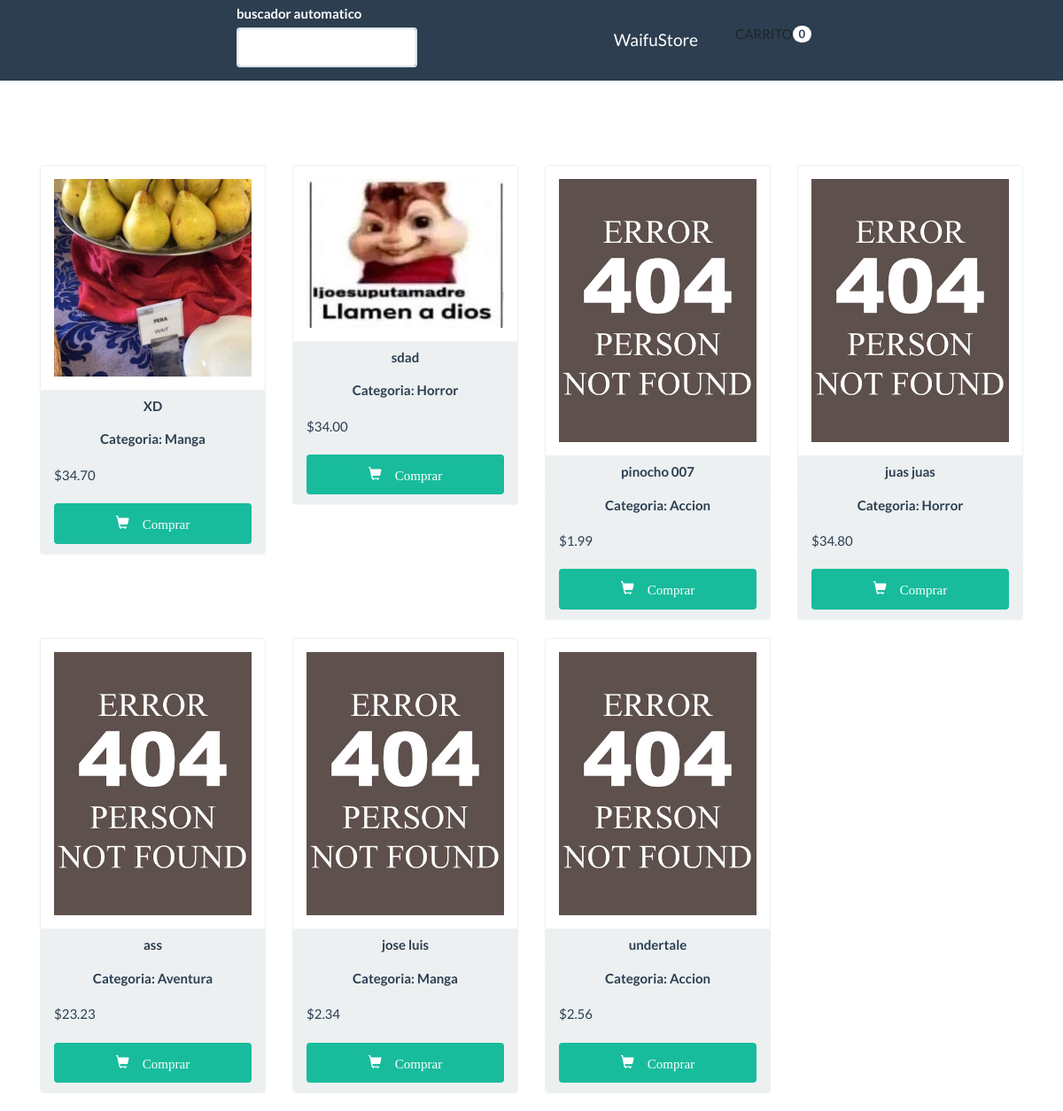
The app's page /usersPage.php with its own data.
### tables this page shows
CREATE TABLE `books` (
  `id_books` int(11) NOT NULL AUTO_INCREMENT,
  `book_name` varchar(45) NOT NULL,
  `book_category` varchar(45) NOT NULL,
  `book_price` decimal(10,2) NOT NULL,
  `book_description` varchar(1500) DEFAULT NULL,
  `book_img` varchar(2000) DEFAULT NULL,
  PRIMARY KEY (`id_books`)
);

### usersPage.php (the view, shortened to what this page needs)
<!DOCTYPE html>
<html lang="en">
  <head>
    <link href="https://cdn.jsdelivr.net/npm/bootstrap@5.2.1/dist/css/bootstrap.min.css" rel="stylesheet">
    <link rel="stylesheet" href="prueba\tienda-online\assets\css\bootstrap.min.css">
    <link rel="stylesheet" href="prueba\tienda-online\assets\css\estilos.css">
  </head>
  <body>
    <nav class="navbar navbar-default navbar-fixed-top">
      <div class="container">
        <div class="mb-3">
          <label class="text-white">buscador automatico</label>
          <input onKeyUp="buscar_ahora($('#buscar').val())" type="text" class="form-control" id="buscar" name="buscar">
        </div>
        <div class="navbar-header">
          <a class="navbar-brand" href="index.php">WaifuStore</a>
          <a href="" class="btn">CARRITO<span class="badge">0</span></a>
        </div>
      </div>
    </nav>
    <br>
    <br>
    <br>
    <br>
    <div class="container" id="main">
        <div class="row">
        <?php
                    include_once('modelos/conexion.php');
                    $sql = $connect->query("SELECT * FROM books");
                    while ($datos = $sql->fetch_object()) { ?>
                       <div class="col-md-3">
                  <div class="panel panel-default">
                    <div class="panel-body">
                      <?php
                          $foto = 'img/'.$datos->book_img;
                          $tipo = explode(".", $datos->book_img);
                          if(file_exists($foto) and strtolower(end($tipo)) =="png" or strtolower(end($tipo)) =="jpg"){
                        ?>
                          <img src="<?php print $foto; ?>" class="img-responsive">
                      <?php }elseif(file_exists($foto) and strtolower(end($tipo)) =="mp4"){?>
                        <video src="<?php print $foto; ?>" class="img-responsive" controls></video>
                         <?php }else{?>
                        <img src="assets/imagenes/not-found.jpg" class="img-responsive">
                      <?php }?>
                    </div>
                    <div class="panel-heading">
                      <h1 class="text-center titulo-pelicula"><?= $datos->book_name ?></h1>
                    </div>
                    <div class="panel-heading">
                      <h1 class="text-center titulo-pelicula">Categoria: <?= $datos->book_category ?></h1>
                    </div>
                    <div class="panel-footer">
                    <span>$<?= $datos->book_price; ?></span>
                    </div>
                    <div class="panel-footer">
                        <a href="carrito.php?id=<?= $datos->id_books ?>" class="btn btn-success btn-block">
                          <span class="glyphicon glyphicon-shopping-cart"> Comprar</span>
                        </a>
                    </div>
                  </div>
              </div>
            <?php }?>
        </div>
    </div>
  </body>
</html>

### prueba/tienda-online/assets/css/estilos.css (style rules this page uses)
#main { margin-top: 100px; }
.titulo-pelicula { font-size: 15px; margin: 0; font-weight: bold; }

### records on screen
books: book_img (picture), book_name "XD", book_category "Manga", book_price "34.70"
books: book_img (picture), book_name "sdad", book_category "Horror", book_price "34.00"
books: book_name "pinocho 007", book_category "Accion", book_price "1.99"
books: book_name "juas juas", book_category "Horror", book_price "34.80"
books: book_name "ass", book_category "Aventura", book_price "23.23"
books: book_name "jose luis", book_category "Manga", book_price "2.34"
books: book_name "undertale", book_category "Accion", book_price "2.56"
